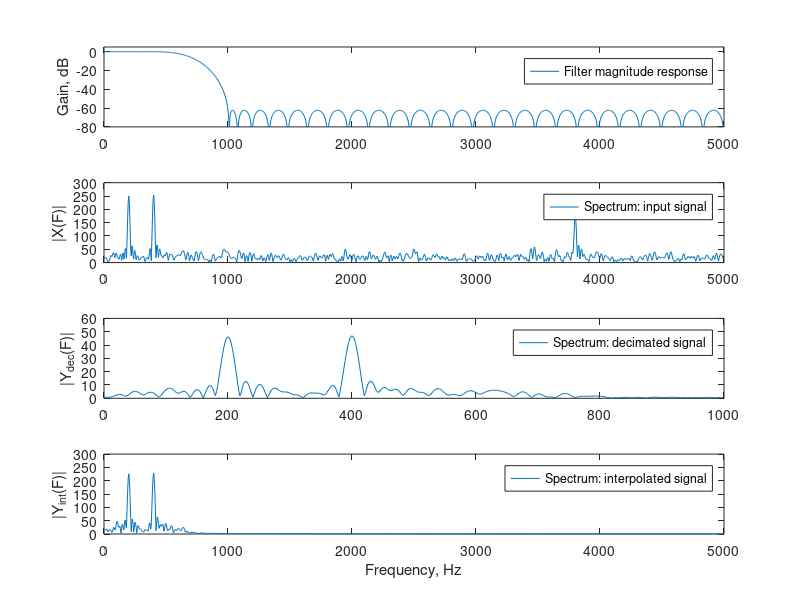

Here is the MATLAB script that generated this plot:
clc
clear all 
close all
% STEP 1
% Lowpass FIR filter design
h = firpm(59,[0,2*400/10000,1000/5000,1],[1,1,0,0]); % Computation of filter coefficients
[H,F1] = freqz(h,1,1024,10000); % Computation of filter frequency response
figure (1);
subplot(4,1,1); 
plot(F1,20*log10(abs(H))); 
legend('Filter magnitude response'); 
ylabel('Gain, dB');
axis([0,5000,-80,5]);
% STEP 2
% Generating the input signal
n = 0:510; % Time index
x = cos(2*pi*200*n/10000)+cos(2*pi*400*n/10000)+0.7*cos(2*pi*3800*n/10000)+randn(size(n));
[X,F1] = freqz(x,1,1024 ,10000); % Computing the signal spectrum
subplot(4,1,2);
plot(F1,abs(X)); 
legend('Spectrum: input signal'); 
ylabel('|X(F)|'); 
axis([0,5000,0,300]);
% STEP 3
% Polyphase decomposition
E = reshape(h,5,length(h)/5);
% STEP 4
% Polyphase downsampling and filtering
x0 = x(1:5:length(x)); 
x1 = [0,x(5:5:length(x))]; 
x2 = [0,x(4:5:length(x))];
x3 = [0,x(3:5:length(x))]; 
x4 = [0,x(2:5:length(x))];

y0 = filter(E(1,:),1,x0); 
y1 = filter(E(2,:),1,x1); 
y2 = filter(E(3,:),1,x2); 
y3=filter(E(4,:),1,x3);
y4=filter(E(5,:),1,x4);

ydec = y0 + y1 + y2 + y3 + y4; % Decimated signal
[Ydec,F2] = freqz(ydec,1,512 ,2000);

subplot(4,1,3), plot(F2,abs(Ydec));
legend('Spectrum: decimated signal'); 
ylabel('|Y_d_e_c(F)|');
axis([0,1000,0,60])
% STEP 5
x = ydec; % Input to the interpolator
% Poliphase filtering and up-sampling
u0 = 5*filter(E(1,:),1,x); u1 = 5*filter(E(2,:),1,x); u2 = 5*filter(E(3,:),1,x);
u3 = 5*filter(E(4,:),1,x); u4 = 5*filter(E(5,:),1,x);
U = [u0;u1;u2;u3;u4];
yint = U(:); % interpolated signal
[Yint,F3] = freqz(yint,1,1024 ,10000);
subplot(4,1,4), plot(F3,abs(Yint)); 
legend('Spectrum: interpolated signal'); 
xlabel('Frequency, Hz');
ylabel('|Y_i_n_t(F)|');
axis([0,5000,0,300]);